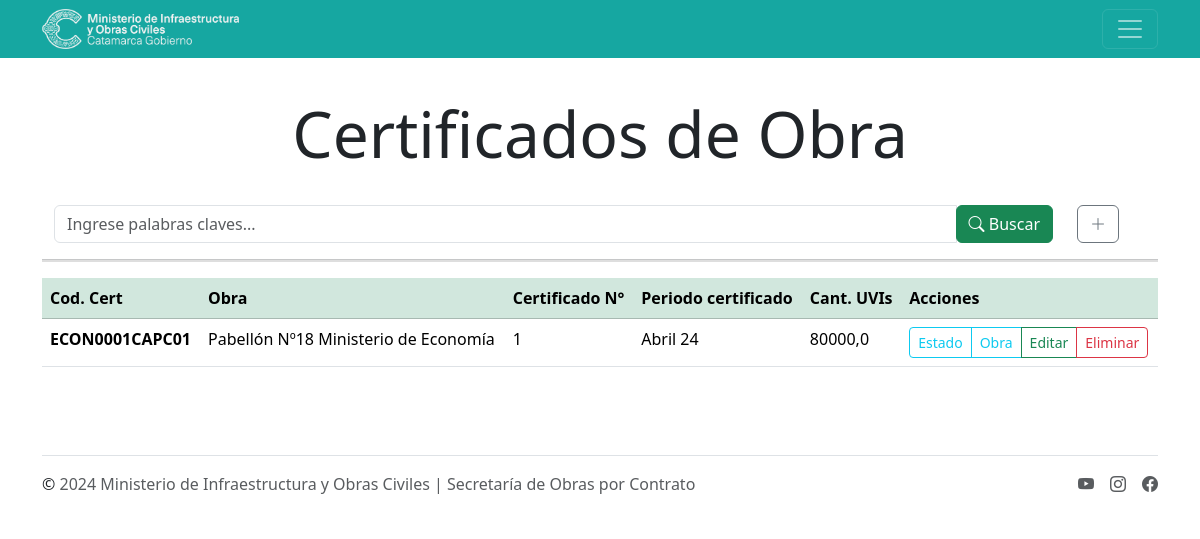
/soc/obras/certificados/ (signed in), run on the app's committed database.
### mioc/models.py (models this page shows, shortened)
class Certificados(models.Model):
    id = models.BigAutoField(
        auto_created=True, primary_key=True, serialize=False, verbose_name='ID')
    obra = models.ForeignKey(
        Obras, on_delete=models.CASCADE, verbose_name='Obra')
    nro_cert = models.PositiveIntegerField(verbose_name='Certificado N°')
    codCert = models.CharField(
        max_length=200, verbose_name='Cod. Certificado', editable=False, unique=True)
    fecha = models.DateField(verbose_name='Fecha del certificado')
    fecha_acta = models.DateField(
        verbose_name='Presenta Acta Inspector', blank=True, null=True)
    uvi = models.FloatField(verbose_name='Cant UVIs certificados')
    cargaCert = models.ForeignKey(
        User, on_delete=models.CASCADE, verbose_name='Cargado por', default=1)
    periodo = models.CharField(
        max_length=30, verbose_name='Periodo medido', null=True, blank=True)
    class Meta:
        verbose_name = 'Certificado'
        verbose_name_plural = 'Certificados'
        ordering = ['obra', 'nro_cert']

class Obras(models.Model):
    id = models.BigAutoField(
        auto_created=True, primary_key=True, serialize=False, verbose_name='ID')
    expedientes = models.CharField(max_length=30, verbose_name='Expediente')
    codObra = models.CharField(
        max_length=200, verbose_name='Cod. Obra', editable=False, blank=True, null=True)
    institucion = models.ForeignKey(
        Instituciones, on_delete=models.CASCADE, verbose_name='Institución')
    inspector = models.ForeignKey(
        Inspectores, on_delete=models.CASCADE, verbose_name='Inspector')
    empresa = models.ForeignKey(
        Empresas, on_delete=models.CASCADE, verbose_name='Empresa', blank=True, null=True)
    inicio = models.DateField(verbose_name='Fecha de inicio')
    uvi = models.ForeignKey(Uvis, on_delete=models.CASCADE,
                            verbose_name='Uvi', editable=False, blank=True, null=True)
    plazo = models.IntegerField(verbose_name='Plazo Contractual (días)')
    vencimiento_contractual = models.DateField(
        verbose_name='Vencimiento Contractual', blank=True, null=True)
    nombre_obra = models.CharField(
        max_length=250, verbose_name='Carátula Obra', null=True, blank=True)
    monto_contrato = models.FloatField(
        verbose_name='Monto de contrato ($)', blank=True, null=True)
    fecha_cotrato = models.DateField(
        verbose_name='Fecha de contrato', blank=True, null=True)
    monto_uvi = models.FloatField(
        verbose_name='Monto de contrato (UVIS)', blank=True, null=True)
    valor_uvi_contrato = models.FloatField(
        verbose_name='Valor UVI contrato', blank=True, null=True)
    class Meta:
        verbose_name = 'Obra'
        verbose_name_plural = 'Obras'
        ordering = ['institucion']

class Instituciones(models.Model):
    id = models.BigAutoField(
        auto_created=True, primary_key=True, serialize=False, verbose_name='ID')
    name = models.CharField(max_length=200, verbose_name='Institución')
    clase = models.ForeignKey(
        Clases, on_delete=models.CASCADE, verbose_name='Tipo de Institución')
    location = models.ForeignKey(
        Location, on_delete=models.CASCADE, verbose_name='Ubicación')
    geometry = models.CharField(
        max_length=150, blank=True, null=True, verbose_name='Georeferencia')
    class Meta:
        verbose_name = 'Institución'
        verbose_name_plural = 'Instituciones'
        ordering = ['name']

### mioc/views.py (the view, shortened to what this page needs)
# urls.py: path('obras/certificados/',login_required(views.lista_certificados), name='certificados'),
def lista_certificados(request):
    certificados = Certificados.objects.all()
    page = request.GET.get('page',1)
    try:
        paginator = Paginator(certificados,5)
        certificados = paginator.page(page)
    except:
        raise Http404
    queryset = request.GET.get('buscar')
    return render(request, 'certificado_lista.html', {'entity': certificados, 'paginator':paginator})

### mioc/templates/certificado_lista.html (shortened to what this page needs)
{% extends 'layouts/base.html' %}
{% block content %}
<main class="container py-5">
    <h1 class="display-3 text-center fw-medium">Certificados de Obra</h1>
    <br>
    <div class="container">
        <div class="row">
            <div class="col-md-11 search">
                <form method="get">
                    <div id="custom-search-input">
                        <div class="input-group col-md-12">
                            <input type="text" class="form-control" placeholder="Ingrese palabras claves..."
                                name="buscar" value="{{ request.GET.buscar }}">
                            <span class="input-group-list">
                                <button type="submit" class="btn btn-success">
                                    <i class="bi bi-search"></i> Buscar
                                </button>
                            </span>
                        </div>
                    </div>
                </form>
            </div>
            {% if perms.mioc.view_inspectores %}
            <div class="col-1">
                <a href="{% url 'nuevo_cert' %}" type="" class="btn btn-outline-secondary">
                    <i class="bi bi-plus-lg"></i>
                </a>
            </div>
            {% endif %}
        </div>
    </div>
    <hr size="5" color="grey" noshade>
    <div class="table-responsive">
        <table class="table table-hover">
            <thead class="table-success">
                <th>Cod. Cert</th>
                <th>Obra</th>
                <th>Certificado N°</th>
                <th>Periodo certificado</th>
                <th>Cant. UVIs</th>
                <th>Acciones</th>
            </thead>
            <tbody>
                {% for certificado in entity %}
                <tr>
                    <td class="fw-semibold">{{ certificado.codCert }}</td>
                    <td>{{ certificado.obra.institucion.name }}</td>
                    <td>{{ certificado.nro_cert }}</td>
                    <td>{{ certificado.periodo }}</td>
                    <td>{{ certificado.uvi }}</td>
                    <td>
                        <div class="btn-group btn-group-sm" role="group" aria-label="Basic mixed styles example">
                            <a type="button" class="btn btn-outline-info">Estado</a>
                            <a type="button" class="btn btn-outline-info"
                                href="{% url 'certificados_obra' certificado.obra_id %}">Obra</a>
                            {% if perms.mioc.view_inspectores %}
                            <a type="button" class="btn btn-outline-success"
                                href="{% url 'editar_cert' certificado.pk %}">Editar</a>
                            <a type="button" class="btn btn-outline-danger"
                                href="{% url 'eliminar_cert' certificado.pk %}" >Eliminar</a>
                            {% endif %}
                        </div>
                    </td>
                </tr>
                {% endfor %}
            </tbody>
        </table>
    </div>
</main>
{% endblock %}

### data on the page
Certificados: codCert "ECON0001CAPC01", obra.institucion.name "Pabellón Nº18 Ministerio de Economía", nro_cert "1", periodo "Abril 24", uvi "80000,0"
